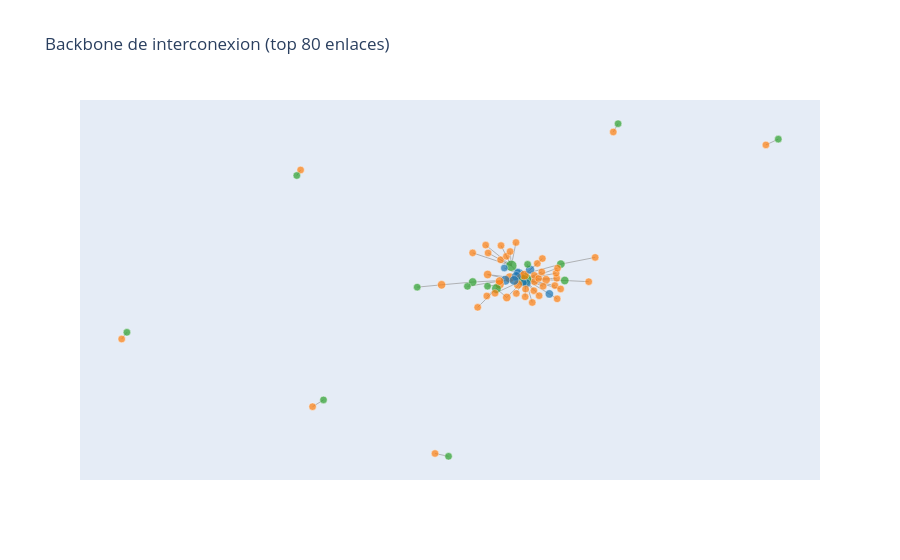

Source (notebook cell):
### Markdown cell above
## Slide 3: Backbone de interconexion

### Code cell
edge_tmp = merged_edges.copy()
edge_tmp['src_asn'] = edge_tmp['src_id'].map(id2asn)
edge_tmp['dst_asn'] = edge_tmp['dst_id'].map(id2asn)
edge_seed = edge_tmp[(edge_tmp['src_asn'].isin(asns_seed_ampliado)) | (edge_tmp['dst_asn'].isin(asns_seed_ampliado))].copy()
backbone_edges = edge_seed.sort_values('weight', ascending=False).head(80)

H = nx.Graph()
for r in backbone_edges.itertuples(index=False):
    H.add_edge(int(r.src_asn), int(r.dst_asn), weight=float(r.weight))

pos = nx.spring_layout(H, seed=7, k=0.45)

ex, ey = [], []
for u, v in H.edges():
    x0, y0 = pos[u]; x1, y1 = pos[v]
    ex += [x0, x1, None]; ey += [y0, y1, None]

edge_trace = go.Scatter(x=ex, y=ey, mode='lines', hoverinfo='none', line=dict(width=0.7, color='#999'))

nx_, ny_, txt, siz, col = [], [], [], [], []
for n in H.nodes():
    x, y = pos[n]
    nx_.append(x); ny_.append(y)
    d = H.degree[n]
    siz.append(6 + 2.2 * np.log1p(d))
    if n in asns_lacnic_proxy:
        c = '#2ca02c'; t = 'LACNIC proxy'
    elif n in asns_seed_ampliado:
        c = '#1f77b4'; t = 'Seed ampliado'
    else:
        c = '#ff7f0e'; t = 'Vecino agregado'
    col.append(c)
    txt.append(f'AS{n} | {t} | grado_local={d}')

node_trace = go.Scatter(x=nx_, y=ny_, mode='markers', text=txt, hoverinfo='text', marker=dict(size=siz, color=col, line=dict(width=0.5, color='white')))

fig = go.Figure(data=[edge_trace, node_trace])
fig.update_layout(title='Backbone de interconexion (top 80 enlaces)', showlegend=False,
                  xaxis=dict(showgrid=False, zeroline=False, visible=False),
                  yaxis=dict(showgrid=False, zeroline=False, visible=False))
fig.show()

### Figure 1 — Plotly figure (JSON) as saved in the notebook; plotly's stock layout.template omitted (floating-point values rounded to 4 significant figures; data arrays with more than 128 entries replaced by an {"elided": "..."} marker saying what was removed)
{"data": [{"hoverinfo": "none", "line": {"color": "#999", "width": 0.7}, "mode": "lines", "type": "scatter", "x": {"elided": "240 float values"}, "y": {"elided": "240 float values"}}, {"hoverinfo": "text", "marker": {"color": ["#1f77b4", "#1f77b4", "#ff7f0e", "#2ca02c", "#ff7f0e", "#2ca02c", "#1f77b4", "#ff7f0e", "#1f77b4", "#1f77b4", "#ff7f0e", "#ff7f0e", "#2ca02c", "#2ca02c", "#1f77b4", "#1f77b4", "#ff7f0e", "#1f77b4", "#ff7f0e", "#1f77b4", "#ff7f0e", "#ff7f0e", "#2ca02c", "#ff7f0e", "#2ca02c", "#ff7f0e", "#ff7f0e", "#ff7f0e", "#ff7f0e", "#ff7f0e", "#ff7f0e", "#1f77b4", "#ff7f0e", "#ff7f0e", "#ff7f0e", "#ff7f0e", "#ff7f0e", "#ff7f0e", "#ff7f0e", "#2ca02c", "#ff7f0e", "#2ca02c", "#ff7f0e", "#ff7f0e", "#ff7f0e", "#ff7f0e", "#2ca02c", "#ff7f0e", "#2ca02c", "#2ca02c", "#ff7f0e", "#2ca02c", "#ff7f0e", "#2ca02c", "#ff7f0e", "#ff7f0e", "#ff7f0e", "#ff7f0e", "#2ca02c", "#ff7f0e", "#ff7f0e", "#ff7f0e", "#2ca02c", "#ff7f0e", "#ff7f0e", "#ff7f0e", "#ff7f0e", "#ff7f0e", "#ff7f0e", "#ff7f0e", "#ff7f0e", "#ff7f0e", "#2ca02c", "#ff7f0e", "#ff7f0e", "#2ca02c"], "line": {"color": "white", "width": 0.5}, "size": [10.57, 7.525, 9.942, 12.8, 9.05, 11.28, 8.417, 9.942, 9.541, 7.525, 9.541, 9.05, 9.541, 11.07, 9.05, 9.541, 9.05, 9.541, 7.525, 8.417, 7.525, 8.417, 8.417, 7.525, 7.525, 7.525, 7.525, 7.525, 8.417, 7.525, 7.525, 7.525, 7.525, 7.525, 7.525, 7.525, 7.525, 7.525, 8.417, 8.417, 7.525, 7.525, 7.525, 7.525, 7.525, 7.525, 7.525, 7.525, 7.525, 7.525, 7.525, 7.525, 7.525, 7.525, 7.525, 7.525, 7.525, 7.525, 7.525, 8.417, 7.525, 7.525, 8.417, 7.525, 7.525, 8.417, 7.525, 7.525, 7.525, 7.525, 7.525, 7.525, 7.525, 7.525, 7.525, 7.525]}, "mode": "markers", "text": ["AS27986 | Seed ampliado | grado_local=7", "AS27651 | Seed ampliado | grado_local=1", "AS6939 | Vecino agregado | grado_local=5", "AS263237 | LACNIC proxy | grado_local=21", "AS6762 | Vecino agregado | grado_local=3", "AS14259 | LACNIC proxy | grado_local=10", "AS14117 | Seed ampliado | grado_local=2", "AS3356 | Vecino agregado | grado_local=5", "AS22047 | Seed ampliado | grado_local=4", "AS18822 | Seed ampliado | grado_local=1", "AS12956 | Vecino agregado | grado_local=4", "AS27978 | Vecino agregado | grado_local=3", "AS6429 | LACNIC proxy | grado_local=4", "AS6471 | LACNIC proxy | grado_local=9", "AS10834 | Seed ampliado | grado_local=3", "AS6568 | Seed ampliado | grado_local=4", "AS174 | Vecino agregado | grado_local=3", "AS52341 | Seed ampliado | grado_local=4", "AS264409 | Vecino agregado | grado_local=1", "AS20015 | Seed ampliado | grado_local=2", "AS61503 | Vecino agregado | grado_local=1", "AS265703 | Vecino agregado | grado_local=2", "AS265831 | LACNIC proxy | grado_local=2", "AS64139 | Vecino agregado | grado_local=1", "AS27995 | LACNIC proxy | grado_local=1", "AS22927 | Vecino agregado | grado_local=1", "AS262256 | Vecino agregado | grado_local=1", "AS264780 | Vecino agregado | grado_local=1", "AS266771 | Vecino agregado | grado_local=2", "AS61460 | Vecino agregado | grado_local=1", "AS265714 | Vecino agregado | grado_local=1", "AS27925 | Seed ampliado | grado_local=1", "AS28329 | Vecino agregado | grado_local=1", "AS28319 | Vecino agregado | grado_local=1", "AS269875 | Vecino agregado | grado_local=1", "AS28096 | Vecino agregado | grado_local=1", "AS28114 | Vecino agregado | grado_local=1", "AS28120 | Vecino agregado | grado_local=1", "AS11340 | Vecino agregado | grado_local=2", "AS20191 | LACNIC proxy | grado_local=2", "AS26610 | Vecino agregado | grado_local=1", "AS23140 | LACNIC proxy | grado_local=1", "AS270014 | Vecino agregado | grado_local=1", "AS27676 | Vecino agregado | grado_local=1", "AS266887 | Vecino agregado | grado_local=1", "AS52510 | Vecino agregado | grado_local=1", "AS27678 | LACNIC proxy | grado_local=1", "AS3549 | Vecino agregado | grado_local=1", "AS262213 | LACNIC proxy | grado_local=1", "AS27979 | LACNIC proxy | grado_local=1", "AS19551 | Vecino agregado | grado_local=1", "AS22975 | LACNIC proxy | grado_local=1", "AS22850 | Vecino agregado | grado_local=1", "AS64112 | LACNIC proxy | grado_local=1", "AS265757 | Vecino agregado | grado_local=1", "AS263700 | Vecino agregado | grado_local=1", "AS266830 | Vecino agregado | grado_local=1", "AS52468 | Vecino agregado | grado_local=1", "AS61444 | LACNIC proxy | grado_local=1", "AS52226 | Vecino agregado | grado_local=2", "AS266902 | Vecino agregado | grado_local=1", "AS42473 | Vecino agregado | grado_local=1", "AS273019 | LACNIC proxy | grado_local=2", "AS7004 | Vecino agregado | grado_local=1", "AS266855 | Vecino agregado | grado_local=1", "AS54994 | Vecino agregado | grado_local=2", "AS53427 | Vecino agregado | grado_local=1", "AS267848 | Vecino agregado | grado_local=1", "AS14795 | Vecino agregado | grado_local=1", "AS263214 | Vecino agregado | grado_local=1", "AS15208 | Vecino agregado | grado_local=1", "AS263702 | Vecino agregado | grado_local=1", "AS266803 | LACNIC proxy | grado_local=1", "AS13774 | Vecino agregado | grado_local=1", "AS264827 | Vecino agregado | grado_local=1", "AS270065 | LACNIC proxy | grado_local=1"], "type": "scatter", "x": [0.03666, 0.03243, 0.0379, 0.05254, 0.04211, 0.04808, 0.05659, 0.01214, 0.0005329, 0.0478, 0.05028, -0.01442, -0.0227, 0.01634, 0.06546, 0.02933, 0.0335, 0.02341, 0.1358, 0.1155, 0.07678, 0.1069, 0.1556, 0.07618, -0.04588, 0.084, 0.08756, 0.07498, -0.01458, -0.04773, -0.01173, -0.002037, 0.05333, 0.09572, 0.003464, 0.09907, 0.09716, 0.2181, -0.1657, -0.08453, 0.02918, -0.2293, 0.1346, 0.01312, 0.1299, 0.1331, 0.05869, 0.2822, 0.2947, -0.09827, -0.5022, -0.4736, 0.6802, 0.7125, 0.05235, 0.08872, 0.1448, -0.5333, -0.5433, 0.004312, -0.04441, -0.02642, 0.1454, 0.2349, 0.1366, -0.04561, 0.07083, -0.01062, -0.07152, 0.0284, -0.08464, -0.1828, -0.1475, -0.0506, -1.0, -0.9864], "y": [0.01438, 0.0249, -0.01467, -0.01364, -0.003265, -0.01853, -0.03462, -0.006073, -0.01898, -0.03253, 0.008625, -0.04145, -0.06354, 0.05924, 0.038, 0.001995, -0.04152, -0.0196, -0.1183, -0.09178, -0.02646, -0.01607, -0.02004, 0.007299, -0.05042, 0.07131, -0.008895, -0.07442, -0.02325, -0.1027, 0.09074, 0.04697, -0.06611, 0.0257, 0.1098, -0.0506, 0.09751, -0.02631, -0.04317, -0.02827, -0.08919, -0.05563, -0.008072, 0.1352, -0.04718, 0.01934, 0.06663, 0.7757, 0.82, -0.05128, -0.696, -0.6596, 0.7063, 0.7373, -0.1074, -0.1014, -0.06512, 0.5721, 0.5424, -0.1111, 0.1276, -0.08836, 0.0677, 0.1037, 0.04584, 0.01206, -0.1378, 0.1672, -0.1638, 0.1836, 0.128, -0.9467, -0.9618, 0.1697, -0.3336, -0.2976]}], "layout": {"showlegend": false, "title": {"text": "Backbone de interconexion (top 80 enlaces)"}, "xaxis": {"showgrid": false, "visible": false, "zeroline": false}, "yaxis": {"showgrid": false, "visible": false, "zeroline": false}}}
